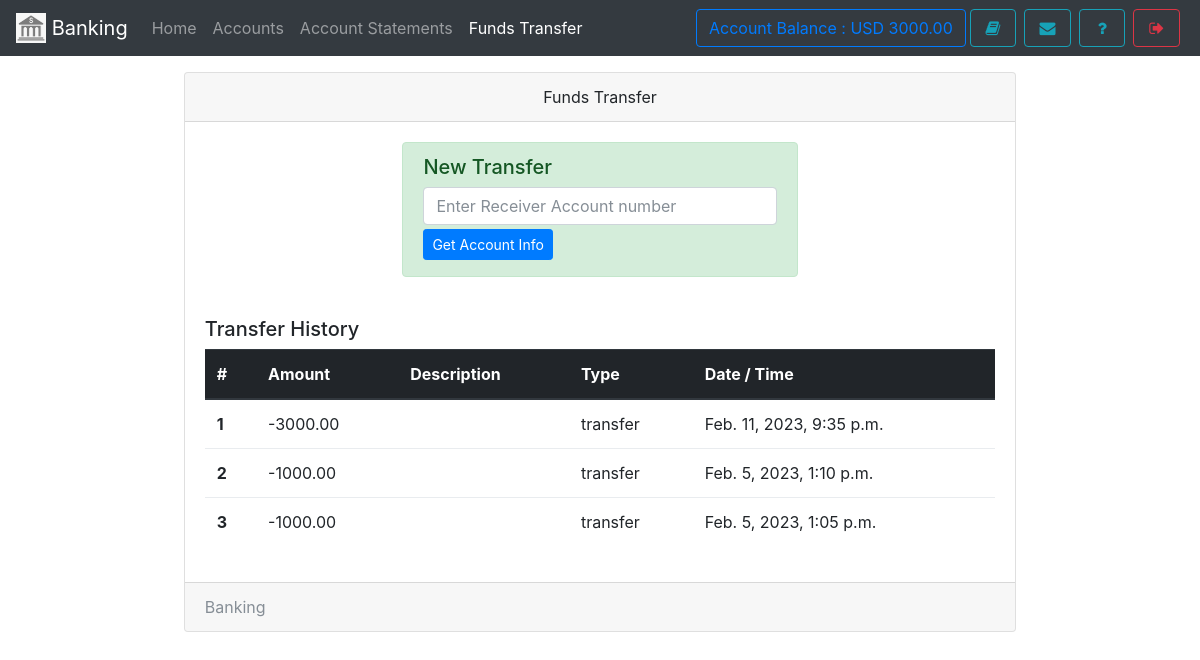
Page /user/transfer (signed in) on the earlier database version.
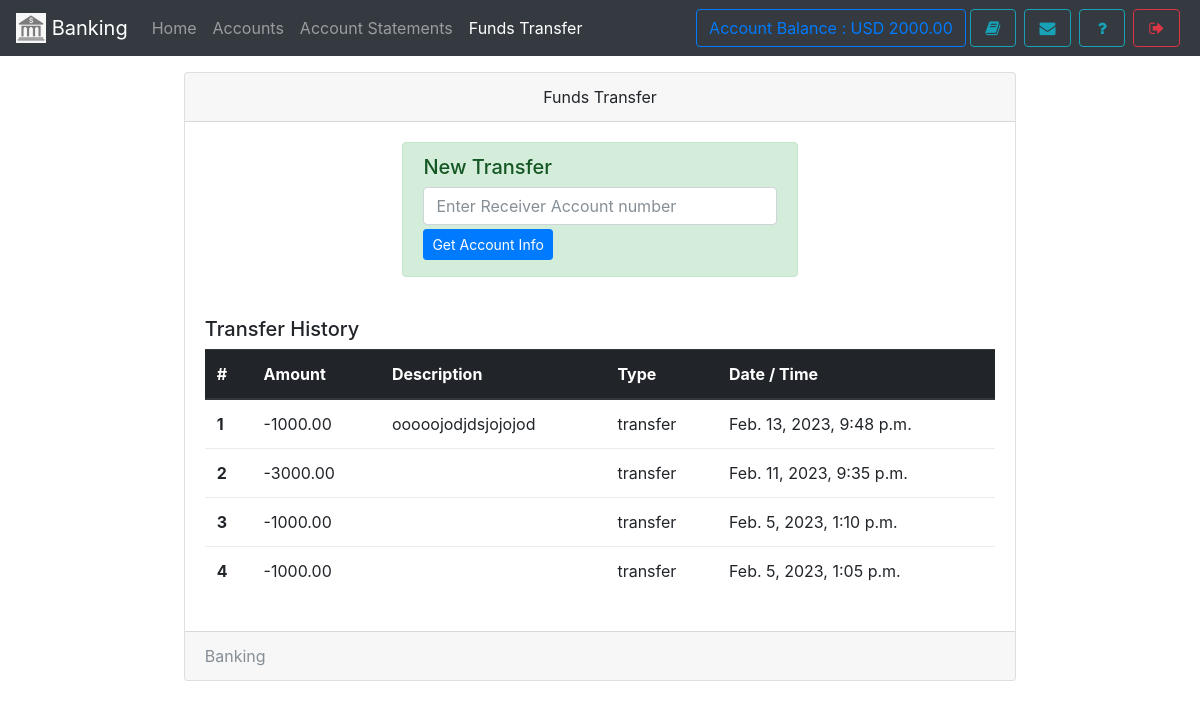
Same page on the later database version.
### core/models.py (models this page shows, shortened)
class User(AbstractUser):
    username = None
    email = models.EmailField(
        _('Email'),
        max_length=150,
        unique=True,
        help_text=_('Required. 150 characters or fewer. Letters, digits and @/./+/-/_ only.'),
        error_messages={
            'unique': _("A user with that email already exists."),
        },
    )
    objects = BaseManager()
    USERNAME_FIELD = 'email'
    REQUIRED_FIELDS = []
    choices = (('user','user'),('cashier','cashier'),('manager','manager'))
    usertype = models.CharField(max_length = 10, default = "user")

class Account(models.Model):
    user = models.OneToOneField(User,on_delete= models.CASCADE)
    account_number = models.CharField(max_length = 10,unique = True,validators=[numeric_validation])
    balance = models.BigIntegerField()
    branch  = models.ForeignKey(Branch,null = True,blank=True,on_delete=models.SET_NULL)
    account_type = models.CharField(max_length = 10, choices = (('current','current'),('savings','savings')),default = "savings")
    first_name = models.CharField(max_length = 256)
    middle_name = models.CharField(max_length = 256, blank = True)
    last_name = models.CharField(max_length = 256)
    dob = models.DateField(blank=True,null = True)
    gender = models.CharField(max_length= 2, choices=(('m',"male"),('f',"female")), blank=True)
    city = models.CharField(max_length= 20, blank=True)
    religion = models.CharField(max_length= 20, blank=True)
    marital_status = models.CharField(max_length= 2, choices=(('s',"Single"),('m',"Married")), blank=True)
    address = models.CharField(max_length= 40, blank=True)
    contact = models.CharField(max_length=12,blank=True, validators=[numeric_validation])
    means_of_id = models.CharField(max_length = 10, choices = (('nid','national id card'),('dl','driver licence'),('vc','Voters Card'),
    ('ip','International Passport')), blank=True)
    id_number = models.CharField(max_length= 20, blank=True)
    id_expiry_date = models.DateField(blank=True,auto_now_add=False,null=True)
    next_of_kin_title = models.CharField(max_length= 256, blank=True)
    next_of_kin_name = models.CharField(max_length= 256, blank=True)
    next_of_kin_email = models.EmailField(blank=True)
    next_of_kin_dob = models.DateField(blank=True, auto_now_add=False,null=True)
    next_of_kin_contact = models.CharField(max_length= 12, blank=True)
    date_created = models.DateTimeField(auto_now_add = True)

class Transfer(models.Model):
    sent_from = models.ForeignKey(Account,related_name = "transfers", null = True, blank = True,on_delete=models.CASCADE)
    sent_to = models.ForeignKey(Account,related_name = "receives",null = True, blank = True,on_delete=models.CASCADE)
    account_number = models.CharField(max_length = 12, null= True, blank=True)
    description = models.CharField(max_length=200, blank = True)
    amount = models.BigIntegerField()
    date_created =models.DateTimeField(auto_now_add=True)

### core/views.py (the view, shortened to what this page needs)
# urls.py: path('user/transfer',UserFundTransferView.as_view(),name = "user-transfer"),
class UserFundTransferView(UserRequiredMixin,View):
    def get(self,request):
        user = request.user
        transfers = Transfer.objects.filter(sent_from = request.user.account).order_by("-date_created")
        acc_number = request.GET.get("acc_no")
        if acc_number:
            account = Account.objects.filter(account_number = acc_number).exclude(user = user)
            if account.exists():
                account = account.first()
            else:
                account = OtherAccount.objects.filter(account_number = acc_number)
                if account.exists():
                    account = account.first()
                else:
                    messages.error(request,"Account number is Invalid")
        else:
            account = None
        return render(request,"user/transfer.html",{'account':account,'transfers':transfers})

### core/views.py (called while the page is built)
    def test_func(self):
        return self.request.user.is_staff or self.request.user.usertype == "user"

### core/templates/user/transfer.html (shortened to what this page needs)
{% extends 'user/user-base.html' %}
{% block content %}
<div class="container">
    <div class="card  w-75 mx-auto">
    <div class="card-header text-center">
      Funds Transfer
    </div>
    <div class="card-body">
        <form method="get">
            <div class="alert alert-success w-50 mx-auto">
              <h5>New Transfer</h5>
              <input type="text" name="acc_no" class="form-control " placeholder="Enter Receiver Account number" required>
              <button type="submit" class="btn btn-primary btn-bloc btn-sm my-1">Get Account Info</button>
            </div>
        </form>
      <br>
      <h5>Transfer History</h5>
      <div id="list-group rounded-0">
        <table class="table">
          <thead class="thead-dark">
            <tr>
              <th scope="col">#</th>
              <th scope="col">Amount</th>
              <th scope="col">Description</th>
              <th scope="col">Type</th>
              <th scope="col">Date / Time</th>
            </tr>
          </thead>
          <tbody>
            {% for obj in transfers %}
            <tr>
              <th scope="row">{{forloop.counter}}</th>
              <td>{% if obj.sent_from.user == request.user %}-{% endif %}{{obj.amount}}.00</td>
              <td>{{obj.description}}</td>
              <td>{{obj.get_type|default:"transfer"}}</td>
              <td>{{obj.date_created}}</td>
            </tr>
            {% empty %}
            <div class='text-center'><small class='text-muted'><i>No Transfer has been made yet.</i></small></div>
          {% endfor %}
          </tbody>
        </table>
      </div>
    </div>
    <div class="card-footer text-muted">
     Banking
    </div>
  </div>
  </div>
{% endblock %}

### core/templates/user/user-base.html (shortened to what this page needs)
{% extends 'base.html' %}
{% block body %}
<div style="background-size: 100%" class="bg-gradient-seconday">
<nav class="navbar navbar-expand-lg navbar-dark bg-dark fixed-top">
 <a class="navbar-brand" href="#">
    <img src="images/logo.png" style="object-fit:cover;object-position:center center" width="30" height="30" class="d-inline-block align-top" alt="">
   Banking
  </a>
  <div class="collapse navbar-collapse" id="navbarSupportedContent">
    <ul class="navbar-nav mr-auto">
      <li class="nav-item ">
        <a class="nav-link {% if request.path == '/user' %}active{% endif %}" href="{% url 'user-index' %}">Home <span class="sr-only">(current)</span></a>
      </li>
      <li class="nav-item {% if request.path == '/user/account' %}active{% endif %}">  <a class="nav-link" href="{% url 'user-account' %}">Accounts</a></li>
      <li class="nav-item {% if request.path == '/user/statement' %}active{% endif %}">  <a class="nav-link" href="{% url 'user-statement' %}">Account Statements</a></li>
      <li class="nav-item {% if request.path == '/user/transfer' %}active{% endif %}">  <a class="nav-link" href="{% url 'user-transfer' %}">Funds Transfer</a></li>
    </ul>
    <form class="form-inline my-2 my-lg-0">
        <a href="javascript:void(0)" class="btn btn-outline-primary" data-toggle="tooltip" title="Your current Account Balance">Account Balance : USD {{request.user.account.balance}}.00</a>
        <a href="{% url 'user-account' %}" data-toggle="tooltip" title="Account Summary" class="btn btn-outline-info mx-1" ><i class="fa fa-book fa-fw"></i></a>
        <a href="{% url 'user-notification' %}" data-toggle="tooltip" title="View Notice" class="btn btn-outline-info mx-1" ><i class="fa fa-envelope fa-fw"></i></a>
        <a href="{% url 'user-feedback' %}" data-toggle="tooltip" title="Help?" class="btn btn-outline-info mx-1" ><i class="fa fa-question fa-fw"></i></a>
        <a href="{% url 'user-logout' %}" data-toggle="tooltip" title="Logout" class="btn btn-outline-danger mx-1" ><i class="fa fa-sign-out fa-fw"></i></a>
    </form>
  </div>
</nav><br><br><br>
{% block content %}
{% endblock %}
</div>
{% endblock %}

Differences in the rows shown:
changed User: user.account.balance "3000" → "2000"
added Transfer: amount "1000", description "ooooojodjdsjojojod", get_type "transfer", date_created "Feb. 13, 2023, 9:48 p.m."
